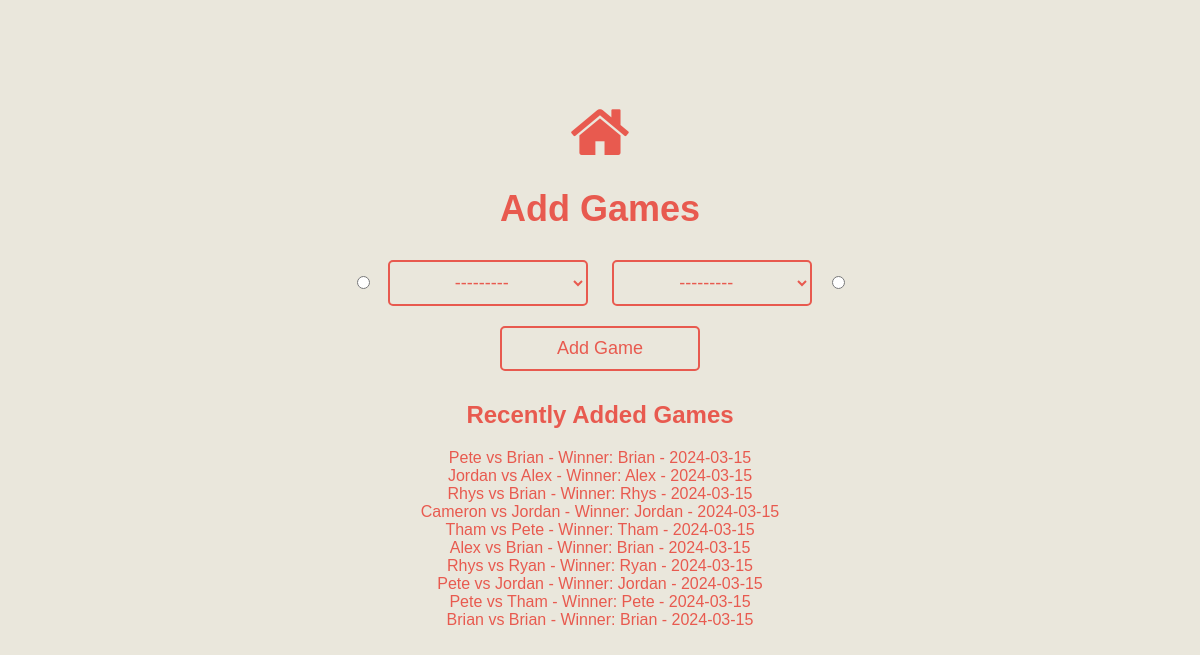
The page /pool/addgames/ on the database as committed earlier.
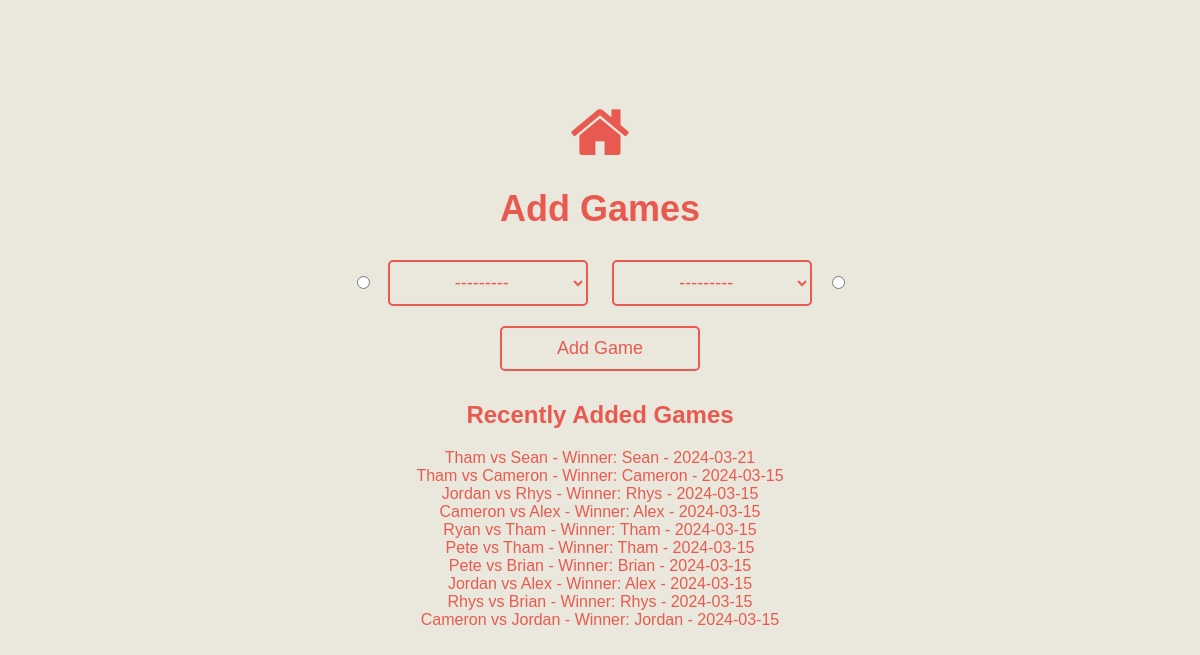
The same page on the database as committed later.
### pool/models.py (models this page shows)
class Game(models.Model):
    player_1 = models.ForeignKey(Player, related_name='game_player_1', on_delete=models.CASCADE)
    player_2 = models.ForeignKey(Player, related_name='game_player_2', on_delete=models.CASCADE)
    winner = models.ForeignKey(Player, related_name='won_game', on_delete=models.CASCADE)
    game_date = models.DateTimeField()
    def __str__(self):
        return f'{self.player_1.name} vs {self.player_2.name} - Winner: {self.winner.name} - {self.game_date.date()}'

class Player(models.Model):
    name = models.CharField(max_length=200, unique=True)
    def __str__(self):
        return self.name

### pool/views.py (the view)
# urls.py: path('addgames/', views.add_games, name='add_games'),
def add_games(request):
    if request.method == 'POST':
        form = NewGameForm(request.POST)
        if form.is_valid():
            player_1 = form.cleaned_data['player_1']
            player_2 = form.cleaned_data['player_2']
            winner_rad = form.cleaned_data['winner']
            if winner_rad == 'player_1':
                winner = player_1
            else:
                winner = player_2
            game = Game(player_1=player_1, player_2=player_2, winner=winner, game_date=timezone.now())
            game.save()
            return redirect('add_games')
    else:
        form = NewGameForm()
    last_ten_games = Game.objects.order_by('-game_date')[:10]
    players = Player.objects.all()
    context = {
        'form': form,
        'players': players,
        'last_ten_games': last_ten_games
    }
    return render(request, 'pool/addgames.html', context)

### pool/forms.py (shortened to what this page needs)
class NewGameForm(forms.ModelForm):
    winner = forms.ChoiceField(choices=(('player_1', 'Player 1'), ('player_2', 'Player 2')), widget=forms.RadioSelect, required=True)
    class Meta:
        model = Game
        fields = ['player_1', 'player_2'] # game will be preprocessed in the view to get current datetime and set winner from radio
        widgets = {
            'player_1': forms.Select(attrs={'class': 'button'}),
            'player_2': forms.Select(attrs={'class': 'button'}),
        }

### pool/templates/pool/addgames.html (shortened to what this page needs)
{% extends "./index.html" %}
{% block title %}<h1>Add Games</h1>{% endblock %}
{% block maincontent %}
<form method="post" action="{% url 'add_games' %}" >
    <input type="radio" name="winner" value="player_1">
    {{ form.player_1 }}
    {{ form.player_2 }}
    <input type="radio" name="winner" value="player_2">
    <br>
    <input type="submit" value="Add Game" class="button">
</form>
<h2>Recently Added Games</h2>
{% for game in last_ten_games %}
    {{ game }}
    <br>
{% endfor %}
{% endblock %}

Rows that differ between the two databases and show on the page:
no longer on this page (row unchanged): Game: player_1+player_2+winner "Tham vs Pete - Winner: Tham - 2024-03-15"
no longer on this page (row unchanged): Game: player_1+player_2+winner "Alex vs Brian - Winner: Brian - 2024-03-15"
no longer on this page (row unchanged): Game: player_1+player_2+winner "Rhys vs Ryan - Winner: Ryan - 2024-03-15"
no longer on this page (row unchanged): Game: player_1+player_2+winner "Pete vs Jordan - Winner: Jordan - 2024-03-15"
no longer on this page (row unchanged): Game: player_1+player_2+winner "Pete vs Tham - Winner: Pete - 2024-03-15"
no longer on this page (row unchanged): Game: player_1+player_2+winner "Brian vs Brian - Winner: Brian - 2024-03-15"
added Game: player_1+player_2+winner "Tham vs Sean - Winner: Sean - 2024-03-21"
added Game: player_1+player_2+winner "Tham vs Cameron - Winner: Cameron - 2024-03-15"
added Game: player_1+player_2+winner "Jordan vs Rhys - Winner: Rhys - 2024-03-15"
added Game: player_1+player_2+winner "Cameron vs Alex - Winner: Alex - 2024-03-15"
added Game: player_1+player_2+winner "Ryan vs Tham - Winner: Tham - 2024-03-15"
added Game: player_1+player_2+winner "Pete vs Tham - Winner: Tham - 2024-03-15"
